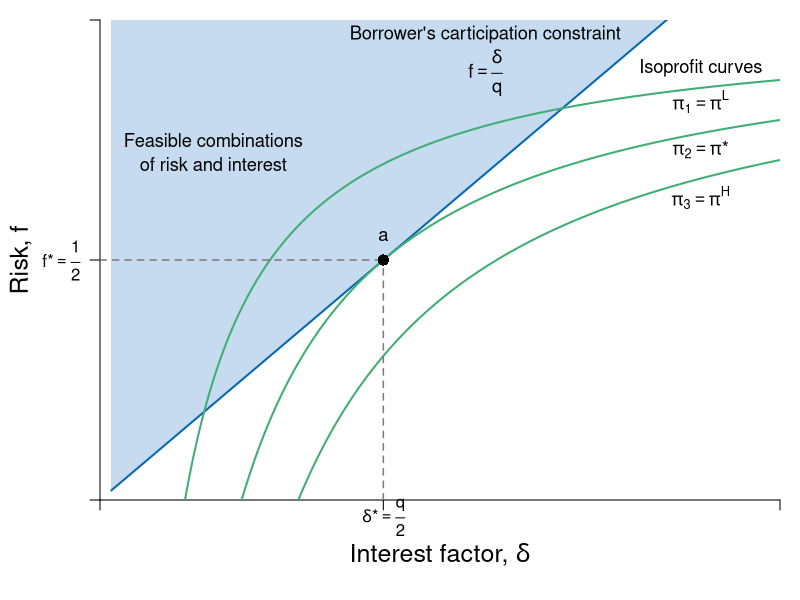

Here is the R script that generated this plot:
#Graph Designer: Simon Halliday, Scott Cohn
#Authors: Bowles, Foley and Halliday
#Title: Coordination, Conflict and Competition: A Text in Microeconomics

library(shape)
pdf(file = "credit/contractual_risk.pdf", width = 8, height = 6)

#Set parameters for graphics
axislabelsize <- 1.5
labelsize <- 1.1
graphlinewidth <- 2
segmentlinewidth <- 1.5

COL <- c("#7fc97f", "#beaed4", "#fdc086", "#ffff99", "#386cb0", "#f0027f", "#bf5b17", "#666666")
COLA <- c("#e0f3db", "#99d8c9","#66c2a4","#41ae76", "#238b45", "#005824")
COLB <- c("#c6dbef", "#4eb3d3", "#2b8cbe", "#0868ac","#084081")
COLC <- c("#fcfbfd", "#efedf5", "#dadaeb", "#bcbddc", "#9e9ac8", "#807dba", "#6a51a3", "#54278f", "#3f007d")
grays <- gray.colors(25, start = 1, end = 0)

#Edited the margins to cater for the larger LHS labels
par(mar =  c(5, 5, 1, 1))

PCFn <- function(delta, q = 0.5) {
  delta/q
}

isoreturnFn <- function(delta, pi=0.125) {
  1 - (pi)/delta
}

xlims <- c(0, 0.6)
ylims <- c(0, 1)

npts <- 501 
x <- seq(xlims[1], xlims[2], length.out = npts)
y <- seq(ylims[1], ylims[2], length.out = npts) 
a <- c(2, 4, 6)

plot(0, 0, xlim = xlims, ylim = ylims, type = "n",
     xlab = expression(paste("")),
     ylab = expression(paste("")), 
     xaxt = "n", 
     yaxt = "n", 
     cex.lab = axislabelsize, 
     bty = "n", 
     xaxs="i", 
     yaxs="i"
)


# ticksy <- seq(from = 0, to = ylims[2], by = 1)
# ylabels <- seq(from = 0, to = ylims[2], by = 1)
# ticksx <- seq(from = 0, to = xlims[2], by = 1)
# xlabels <- seq(from = 0, to = xlims[2], by = 1)
ticksy <- c(ylims[1], isoreturnFn(delta= 0.25), ylims[2])
ylabels <- c(NA, expression(paste(f,"*", phantom()==frac(1,2))), NA)
ticksx <- c(xlims[1], 0.25, xlims[2])
xlabels <- c(NA, expression(paste(delta,"*", phantom()==frac(q, 2))), NA)

axis(1, at = ticksx, pos = 0, labels = xlabels)
axis(2, at = ticksy, pos = 0, labels = ylabels, las = 1)

npts <- 500 
xx1 <- seq(0.01, xlims[2], length.out = npts)
xx2 <- seq(0, xlims[2], length.out = npts)
xx3 <- seq(1.5, 2.5, length.out = npts)
xx4 <- seq(3, 5, length.out = npts)
xx5 <- seq(7, 9, length.out = npts)



#Draw the polygon for feasibility
xpoly1 <- c(0.01, xx1, 0.01, 0.01)
ypoly1 <- c(0.01, PCFn(xx1), ylims[2], 0.01)
polygon(x = xpoly1, y = ypoly1, col = COLB[1], density = NULL, border = NA)


#Draw the graphs
lines(xx1, PCFn(xx1), col = COLB[4], lwd = graphlinewidth)
lines(xx1, isoreturnFn(xx1), col = COLA[4], lwd = graphlinewidth)
lines(xx1, isoreturnFn(xx1, pi = 0.075), col = COLA[4], lwd = graphlinewidth)
lines(xx1, isoreturnFn(xx1, pi = 0.175), col = COLA[4], lwd = graphlinewidth)
#lines(xx1, indiffA(xx1, alpha = 0.5, uA = 4), col = COLB[5], lwd = graphlinewidth)
#lines(xx1, ff(xx1, c = 9, s = 1.34), col = COL[3], lwd = graphlinewidth)
# lines(xx3, trsline(xx3, constant = 16), col = "gray", lty = 2, lwd = graphlinewidth)
# lines(xx4, trsline(xx4, constant = 8, slope = 1), col = "gray", lty = 2, lwd = graphlinewidth)
# lines(xx5, trsline(xx5, constant = 4, slope = 0.25), col = "gray", lty = 2, lwd = graphlinewidth)
#lines(xx4, mcline(xx4, constant = totalcost(x = 3, c0 = 2, c1 = 0.05, c2 = 0.05) - 3*marginalcost(x = 3, c1 = 0.05, c2 = 0.05), slope = marginalcost(x = 3, c1 = 0.05, c2 = 0.05)), col = "gray", lty = 2, lwd = graphlinewidth)



#Label the feasible frontier
text(0.1, 0.75, expression("Feasible combinations"), cex = labelsize)
text(0.1, 0.7, expression("of risk and interest"), cex = labelsize)
# text(3.2, 0.5, expression("(production possibilities frontier)"), cex = labelsize)
# Arrows(4.35, 0.95, 8.1, 0.95, col = "black", lty = 1, lwd = 2, arr.type = "triangle", arr.lwd = 0.5)

#Axis labels
mtext(expression(paste("Interest factor, ", delta)), side = 1, line = 2.5, cex = axislabelsize)
text(-0.07, 0.5*(ylims[2]), expression(paste("Risk, ", f)), xpd = TRUE, cex = axislabelsize, srt = 90) 



#Label participation constraint
text(0.34, 0.97, expression(paste("Borrower's carticipation constraint")), cex = labelsize)
text(0.34, 0.89, expression(paste(f == frac(delta, q))), cex = labelsize)

#Label Iso-profit
text(0.53, 0.9, expression(paste("Isoprofit curves")), cex = labelsize)
text(0.53, 0.83, expression(paste(pi[1] == pi^L)), cex = labelsize)
text(0.53, 0.73, expression(paste(pi[2] == pi,"*")), cex = labelsize)
text(0.53, 0.63, expression(paste(pi[3] == pi^H)), cex = labelsize)

segments(0, isoreturnFn(0.25), 0.25, isoreturnFn(0.25), lty = 2, col = grays[20] , lwd = segmentlinewidth)
segments(0.25, 0, 0.25, isoreturnFn(0.25), lty = 2, col = grays[20] , lwd = segmentlinewidth)
text(0.25, isoreturnFn(0.25) + 0.05, expression(paste(a)), cex = labelsize)
points(0.25, isoreturnFn(0.25), pch = 16, col = "black", cex = 1.5)



dev.off()
